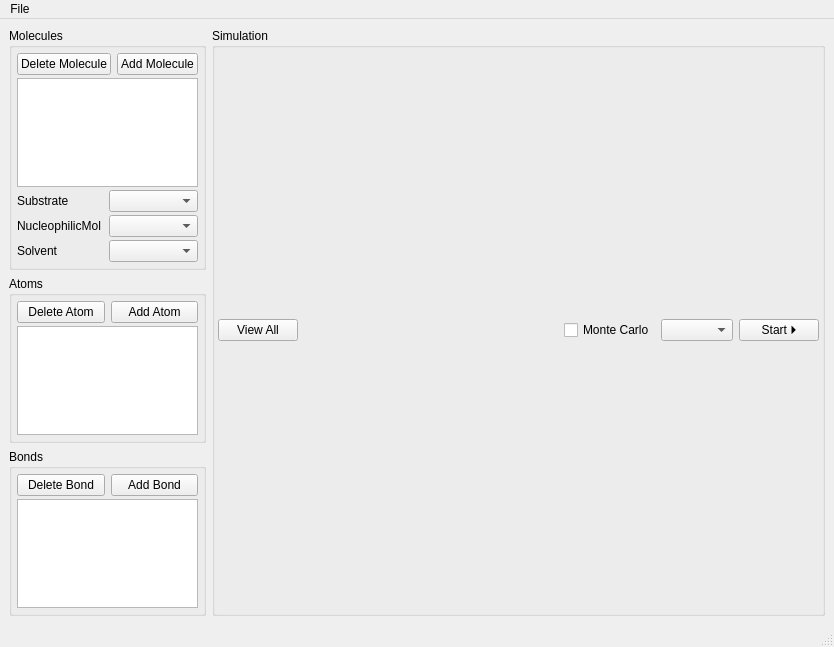
<?xml version="1.0" encoding="UTF-8"?>
<ui version="4.0">
 <class>MainWindow</class>
 <widget class="QMainWindow" name="MainWindow">
  <property name="geometry">
   <rect>
    <x>0</x>
    <y>0</y>
    <width>834</width>
    <height>647</height>
   </rect>
  </property>
  <property name="windowTitle">
   <string>ChemSim</string>
  </property>
  <property name="autoFillBackground">
   <bool>true</bool>
  </property>
  <widget class="QWidget" name="centralwidget">
   <layout class="QHBoxLayout" name="horizontalLayout">
    <item>
     <widget class="QWidget" name="widget" native="true">
      <property name="maximumSize">
       <size>
        <width>400</width>
        <height>16777215</height>
       </size>
      </property>
      <layout class="QVBoxLayout" name="verticalLayout">
       <property name="leftMargin">
        <number>0</number>
       </property>
       <property name="topMargin">
        <number>0</number>
       </property>
       <property name="rightMargin">
        <number>0</number>
       </property>
       <property name="bottomMargin">
        <number>0</number>
       </property>
       <item>
        <widget class="QGroupBox" name="groupBox">
         <property name="title">
          <string>Molecules</string>
         </property>
         <layout class="QVBoxLayout" name="verticalLayout_3">
          <property name="spacing">
           <number>3</number>
          </property>
          <property name="leftMargin">
           <number>5</number>
          </property>
          <property name="topMargin">
           <number>5</number>
          </property>
          <property name="rightMargin">
           <number>5</number>
          </property>
          <property name="bottomMargin">
           <number>5</number>
          </property>
          <item>
           <widget class="QWidget" name="widget_2" native="true">
            <layout class="QHBoxLayout" name="horizontalLayout_3">
             <property name="leftMargin">
              <number>0</number>
             </property>
             <property name="topMargin">
              <number>0</number>
             </property>
             <property name="rightMargin">
              <number>0</number>
             </property>
             <property name="bottomMargin">
              <number>0</number>
             </property>
             <item>
              <widget class="QPushButton" name="deleteMolecule">
               <property name="text">
                <string>Delete Molecule</string>
               </property>
              </widget>
             </item>
             <item>
              <widget class="QPushButton" name="addMolecule">
               <property name="text">
                <string>Add Molecule</string>
               </property>
              </widget>
             </item>
            </layout>
           </widget>
          </item>
          <item>
           <widget class="QListView" name="listView"/>
          </item>
          <item>
           <widget class="QWidget" name="widget_5" native="true">
            <layout class="QHBoxLayout" name="horizontalLayout_6">
             <property name="spacing">
              <number>3</number>
             </property>
             <property name="leftMargin">
              <number>0</number>
             </property>
             <property name="topMargin">
              <number>0</number>
             </property>
             <property name="rightMargin">
              <number>0</number>
             </property>
             <property name="bottomMargin">
              <number>0</number>
             </property>
             <item>
              <widget class="QLabel" name="label">
               <property name="text">
                <string>Substrate</string>
               </property>
              </widget>
             </item>
             <item>
              <widget class="QComboBox" name="substrateComboBox"/>
             </item>
            </layout>
           </widget>
          </item>
          <item>
           <widget class="QWidget" name="widget_6" native="true">
            <layout class="QHBoxLayout" name="horizontalLayout_7">
             <property name="spacing">
              <number>3</number>
             </property>
             <property name="leftMargin">
              <number>0</number>
             </property>
             <property name="topMargin">
              <number>0</number>
             </property>
             <property name="rightMargin">
              <number>0</number>
             </property>
             <property name="bottomMargin">
              <number>0</number>
             </property>
             <item>
              <widget class="QLabel" name="label_2">
               <property name="text">
                <string>NucleophilicMol</string>
               </property>
              </widget>
             </item>
             <item>
              <widget class="QComboBox" name="nucleoComboBox"/>
             </item>
            </layout>
           </widget>
          </item>
          <item>
           <widget class="QWidget" name="widget_7" native="true">
            <layout class="QHBoxLayout" name="horizontalLayout_8">
             <property name="spacing">
              <number>3</number>
             </property>
             <property name="leftMargin">
              <number>0</number>
             </property>
             <property name="topMargin">
              <number>0</number>
             </property>
             <property name="rightMargin">
              <number>0</number>
             </property>
             <property name="bottomMargin">
              <number>0</number>
             </property>
             <item>
              <widget class="QLabel" name="label_3">
               <property name="text">
                <string>Solvent</string>
               </property>
              </widget>
             </item>
             <item>
              <widget class="QComboBox" name="solventComboBox"/>
             </item>
            </layout>
           </widget>
          </item>
         </layout>
        </widget>
       </item>
       <item>
        <widget class="QGroupBox" name="groupBox_2">
         <property name="title">
          <string>Atoms</string>
         </property>
         <layout class="QVBoxLayout" name="verticalLayout_4">
          <property name="spacing">
           <number>3</number>
          </property>
          <property name="leftMargin">
           <number>5</number>
          </property>
          <property name="topMargin">
           <number>5</number>
          </property>
          <property name="rightMargin">
           <number>5</number>
          </property>
          <property name="bottomMargin">
           <number>5</number>
          </property>
          <item>
           <widget class="QWidget" name="widget_3" native="true">
            <layout class="QHBoxLayout" name="horizontalLayout_4">
             <property name="leftMargin">
              <number>0</number>
             </property>
             <property name="topMargin">
              <number>0</number>
             </property>
             <property name="rightMargin">
              <number>0</number>
             </property>
             <property name="bottomMargin">
              <number>0</number>
             </property>
             <item>
              <widget class="QPushButton" name="deleteAtom">
               <property name="text">
                <string>Delete Atom</string>
               </property>
              </widget>
             </item>
             <item>
              <widget class="QPushButton" name="addAtom">
               <property name="text">
                <string>Add Atom</string>
               </property>
              </widget>
             </item>
            </layout>
           </widget>
          </item>
          <item>
           <widget class="QTableView" name="atomView"/>
          </item>
         </layout>
        </widget>
       </item>
       <item>
        <widget class="QGroupBox" name="groupBox_3">
         <property name="title">
          <string>Bonds</string>
         </property>
         <layout class="QVBoxLayout" name="verticalLayout_5">
          <property name="spacing">
           <number>3</number>
          </property>
          <property name="leftMargin">
           <number>5</number>
          </property>
          <property name="topMargin">
           <number>5</number>
          </property>
          <property name="rightMargin">
           <number>5</number>
          </property>
          <property name="bottomMargin">
           <number>5</number>
          </property>
          <item>
           <widget class="QWidget" name="widget_4" native="true">
            <layout class="QHBoxLayout" name="horizontalLayout_5">
             <property name="leftMargin">
              <number>0</number>
             </property>
             <property name="topMargin">
              <number>0</number>
             </property>
             <property name="rightMargin">
              <number>0</number>
             </property>
             <property name="bottomMargin">
              <number>0</number>
             </property>
             <item>
              <widget class="QPushButton" name="deleteBond">
               <property name="text">
                <string>Delete Bond</string>
               </property>
              </widget>
             </item>
             <item>
              <widget class="QPushButton" name="addBond">
               <property name="text">
                <string>Add Bond</string>
               </property>
              </widget>
             </item>
            </layout>
           </widget>
          </item>
          <item>
           <widget class="QTableView" name="bondView"/>
          </item>
         </layout>
        </widget>
       </item>
      </layout>
     </widget>
    </item>
    <item>
     <widget class="QGroupBox" name="groupBox_4">
      <property name="title">
       <string>Simulation</string>
      </property>
      <layout class="QVBoxLayout" name="verticalLayout_6">
       <property name="leftMargin">
        <number>3</number>
       </property>
       <property name="topMargin">
        <number>3</number>
       </property>
       <property name="rightMargin">
        <number>3</number>
       </property>
       <property name="bottomMargin">
        <number>3</number>
       </property>
       <item>
        <widget class="QWidget" name="graphicsWidget" native="true">
         <property name="minimumSize">
          <size>
           <width>550</width>
           <height>0</height>
          </size>
         </property>
         <layout class="QVBoxLayout" name="verticalLayout_2">
          <property name="spacing">
           <number>5</number>
          </property>
          <property name="leftMargin">
           <number>0</number>
          </property>
          <property name="topMargin">
           <number>0</number>
          </property>
          <property name="rightMargin">
           <number>0</number>
          </property>
          <property name="bottomMargin">
           <number>0</number>
          </property>
          <item>
           <widget class="QWidget" name="controlsWidget" native="true">
            <property name="sizePolicy">
             <sizepolicy hsizetype="Preferred" vsizetype="Preferred">
              <horstretch>0</horstretch>
              <verstretch>0</verstretch>
             </sizepolicy>
            </property>
            <layout class="QHBoxLayout" name="horizontalLayout_2">
             <property name="leftMargin">
              <number>0</number>
             </property>
             <property name="topMargin">
              <number>0</number>
             </property>
             <property name="rightMargin">
              <number>0</number>
             </property>
             <property name="bottomMargin">
              <number>0</number>
             </property>
             <item>
              <widget class="QPushButton" name="viewAllButton">
               <property name="text">
                <string>View All</string>
               </property>
              </widget>
             </item>
             <item>
              <spacer name="horizontalSpacer">
               <property name="orientation">
                <enum>Qt::Horizontal</enum>
               </property>
               <property name="sizeHint" stdset="0">
                <size>
                 <width>460</width>
                 <height>20</height>
                </size>
               </property>
              </spacer>
             </item>
             <item>
              <widget class="QCheckBox" name="monteCarloCheckBox">
               <property name="text">
                <string>Monte Carlo</string>
               </property>
              </widget>
             </item>
             <item>
              <widget class="QComboBox" name="simTypeComboBox"/>
             </item>
             <item>
              <widget class="QPushButton" name="startButton">
               <property name="text">
                <string>Start ⏵</string>
               </property>
              </widget>
             </item>
            </layout>
           </widget>
          </item>
         </layout>
        </widget>
       </item>
      </layout>
     </widget>
    </item>
   </layout>
  </widget>
  <widget class="QMenuBar" name="menubar">
   <property name="geometry">
    <rect>
     <x>0</x>
     <y>0</y>
     <width>834</width>
     <height>25</height>
    </rect>
   </property>
   <property name="autoFillBackground">
    <bool>true</bool>
   </property>
   <widget class="QMenu" name="menuFile">
    <property name="autoFillBackground">
     <bool>true</bool>
    </property>
    <property name="title">
     <string>File</string>
    </property>
    <addaction name="actionAdd_Molecule_From_File"/>
    <addaction name="actionExport_Molecules_To_File"/>
   </widget>
   <addaction name="menuFile"/>
  </widget>
  <widget class="QStatusBar" name="statusbar"/>
  <action name="actionAdd_Molecule_From_File">
   <property name="text">
    <string>Add Molecule From File</string>
   </property>
  </action>
  <action name="actionExport_Molecules_To_File">
   <property name="text">
    <string>Export Molecules To File</string>
   </property>
  </action>
 </widget>
 <resources/>
 <connections/>
</ui>
